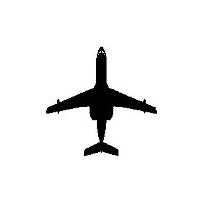
#> input picture src/0.jpg, 200 x 200 px, found by its file name
$ jupyter execute --allow-errors 'Feature Extraction.ipynb'   (shell and % lines are left out)
#> lines starting #> are read from the running program, lines starting #| are printed output that depends on the picture; after the words box and inside, x2 and y2 are one past the last pixel; in counts of white or black regions, pixels touching at a corner belong together
[cell 1]
import matplotlib.pyplot as plt
import numpy as np
import cv2

qtyTrainData = 100

# Print classes

for classNumber in range(0, 6):
    img_path = "../Data/aircraft-"+str(classNumber)+"/0.jpg"
    img = cv2.imread(img_path)
#> img is the input picture: shape (200, 200, 3); min 0, max 255, mean 238.6
    plt.subplot(2, 3, classNumber+1)
    plt.imshow(img)
    plt.axis("off")
    plt.title("Class " + str(classNumber), fontsize=16)

[cell 2]
from scipy.spatial import ConvexHull, convex_hull_plot_2d

def showConvexHull(hull, classNumber):
    points = []

    for contour in hull:
        for point in contour:
            if(point[0][0]!=0 and point[0][0]!=199 and point[0][1]!=0 and point[0][1]!=199):
                points.append([point[0][0], point[0][1]])

    indexhull = ConvexHull(points)
    #print(hull.simplices) #print indexes


    for simplex in indexhull.simplices:
        plt.plot([points[simplex[0]][0], points[simplex[1]][0]], [points[simplex[0]][1], points[simplex[1]][1]], 'r-')

[cell 3]
def calcAreaAircraft(img):
    totalNumPixels = 40000
    numBlackPixels = 0
    cont = 0
    for i in thresh:
        for j in i:
            cont=cont+1
            if(j==0):
                numBlackPixels=numBlackPixels+1

    return numBlackPixels/totalNumPixels*100

[cell 4]
import math

def calcAreaConvexhull(hull):
    points = []

    #----- Calculate convex hull points -----#
    for contour in hull:
        for point in contour:
            if(point[0][0]!=0 and point[0][0]!=199 and point[0][1]!=0 and point[0][1]!=199):
                points.append([point[0][0], point[0][1]])

    indexhull = ConvexHull(points)

    n = 0
    hullPoints = []

    for simplex in indexhull.simplices:
        hullPoints.append([points[simplex[0]][0], points[simplex[0]][1]])
        n=n+1


    #----- Center point -----#
    centerPoint = [0,0]

    for hullPoint in hullPoints:
        centerPoint[0]+= hullPoint[0]
        centerPoint[1]+= hullPoint[1]

    centerPoint[0]/=n
    centerPoint[1]/=n

    #print("Center point: (",centerPoint[0],",",centerPoint[1],")\n");
    #----- Sort points around center point -----#
    angles = [None] * n
    for i in range(0, n):
        angles[i] = math.atan2(hullPoints[i][1]-centerPoint[1], hullPoints[i][0]-centerPoint[0]);

    # Bubble sort
    for i in range(0, n):
        for j in range(0, n):
            if(angles[j]>=angles[i]):
                tempAngle = angles[i]
                tempPoint = hullPoints[i]

                hullPoints[i] = hullPoints[j]
                angles[i] = angles[j]
                hullPoints[j] = tempPoint
                angles[j] = tempAngle

    #----- Calculate area -----#
    area = 0.0

    # Calculate value of shoelace formula
    j = n - 1
    for i in range(0,n):
        #if( i%2 == True):
            #print("Point: (",hullPoints[i][0],",",hullPoints[i][1],")\n");
        area += (hullPoints[j][0] + hullPoints[i][0]) * (hullPoints[j][1] - hullPoints[i][1])
        j = i   # j is previous vertex to i


    return abs(0.5*area/40000*100)

[cell 5]
#----------- Write to outputFile -----------#
import csv

header = ['Class', ' AreaAirplane', ' AreaConvexHull']
#> header = ['Class', ' AreaAirplane', ' AreaConvexHull']
#> `blur = cv2.blur(gray, (3, 3))`:
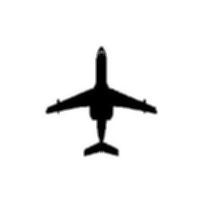
#> blur: shape (200, 200); min 0, max 255, mean 238.6
#> `ret, thresh = cv2.threshold(blur, 50, 255, cv2.THRESH_BINARY)`:
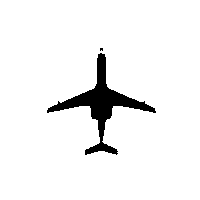
#> thresh: shape (200, 200); 94.6% white; 2 black regions (1 under 20 px)
#> `contours, hierarchy = cv2.findContours(thresh, cv2.RETR_TREE, cv2.CHAI..`: contours = 3 contours, 1 with area under 20; largest, box (x1, y1, x2, y2) and area: (0, 0, 200, 200) 39601, (46, 52, 157, 156) 2350
#> the loop `for i in range(len(contours)):` made 3 passes
#> after the loop `for i in range(len(contours)):`: hull = 3 contours, 1 with area under 20; largest, box (x1, y1, x2, y2) and area: (0, 0, 200, 200) 39601, (46, 52, 157, 156) 6616
#> after the loop `for i in range(len(contours)):`:
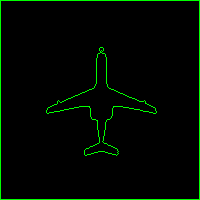
#> drawing: shape (200, 200, 3); mean of channels 0, 1, 2 0, 7.8, 0; drawn as B, G, R
with open('trainData.csv', 'w') as csvFile:
    writer = csv.writer(csvFile)
    writer.writerow(header)
csvFile.close()

#> (the rest of this cell did not finish here and is left out)

#> the loop in showConvexHull, `for contour in hull:` made 3 passes
#> contour on pass 1: [[199, 0], [199, 199], [0, 199], [0, 0]]
#> after the loop in showConvexHull, `for contour in hull:`: points = [[100, 52], [101, 52], [104, 53], [105, 54], [155, 108], [156, 111], [156, 112], [118, 153], [116, 155], [85, 155], [84, 154], [46, 112], [46, 110], [47, 108], [97, 54], [98, 53], [99, 48], [100, 47], [102, 47], [103, 48], [103, 50], [102, 51], [100, 51], [99, 50]]
#> the loop in showConvexHull, `for simplex in indexhull.simplices:` made 14 passes
#> simplex on passes 1 to 12: [9, 8], [6, 5], [12, 11], [12, 13], [16, 17], [16, 13], [4, 5], [4, 19], [18, 17], [18, 19], [10, 11], [10, 9]
        plt.imshow(img) # Uncommment this line to see the plane img
        plt.axis("off")

        #----------- Calculate areas -----------#

        areaAircraft = calcAreaAircraft(thresh)
#> after the loop in calcAreaAircraft, `for i in thresh:`: cont = 40000; numBlackPixels = 2152
#> `areaAircraft = calcAreaAircraft(thresh)`: areaAircraft = 5.38
        areaConvexhull = calcAreaConvexhull(hull)
#> the loop in calcAreaConvexhull, `for contour in hull:` made 3 passes
#> the loop in calcAreaConvexhull, `for simplex in indexhull.simplices:` made 14 passes
#> after the loop in calcAreaConvexhull, `for simplex in indexhull.simplices:`: hullPoints = [[85, 155], [156, 112], [46, 110], [46, 110], [99, 48], [99, 48], [155, 108], [155, 108], [102, 47], [102, 47], [84, 154], [84, 154], [118, 153], [118, 153]]; n = 14
#> the loop in calcAreaConvexhull, `for hullPoint in hullPoints:` made 14 passes
#> after the loop in calcAreaConvexhull, `for hullPoint in hullPoints:`: centerPoint = [1449, 1507]
#> in calcAreaConvexhull, `angles = [None] * n`: angles = 14 items
#> after the loop in calcAreaConvexhull, `for i in range(0, n):`: angles = [1.94, 0.0828, 3.1, 3.1, -1.65, -1.65, 0.00693, 0.00693, -1.6, -1.6, 1.97, 1.97, 1.26, 1.26]
#> after the loop in calcAreaConvexhull, `for i in range(0, n):`: angles = [-1.65, -1.65, -1.6, -1.6, 0.00693, 0.00693, 0.0828, 1.26, 1.26, 1.94, 1.97, 1.97, 3.1, 3.1]; hullPoints = [[99, 48], [99, 48], [102, 47], [102, 47], [155, 108], [155, 108], [156, 112], [118, 153], [118, 153], [85, 155], [84, 154], [84, 154], [46, 110], [46, 110]]
#> in calcAreaConvexhull, `j = n - 1`: j = 13
#> the loop in calcAreaConvexhull, `for i in range(0,n): #if( i%2 == True): #print("Point: (",hullPoints[i..` made 14 passes
#> area on passes 1 to 12: 8990, 8990, 9191, 9191, -6486, -6486, -7730, -18964, -18964, -19370, -19201, -19201
#> after the loop in calcAreaConvexhull, `for i in range(0,n):`: area = -13481
#> `areaConvexhull = calcAreaConvexhull(hull)`: areaConvexhull = 16.85
#| Class  0 AirCraft: 5.38% ConvexHull: 16.85%
#> `row = [str(classNumber), "%.2f"%areaAircraft, "%.2f"%areaConvexhull]`: row = ['0', '5.38', '16.85']

        print("Class ", classNumber, "AirCraft:", "%.2f%%" % areaAircraft, "ConvexHull:", "%.2f%%" %areaConvexhull)
        #----------- Update output file -----------#
        row = [str(classNumber), "%.2f"%areaAircraft, "%.2f"%areaConvexhull]
        with open('areaRatioData.csv', 'a') as csvFile:
            writer = csv.writer(csvFile)
            writer.writerow(row)

    plt.title("Class " + str(classNumber), fontsize=32)

csvFile.close()
